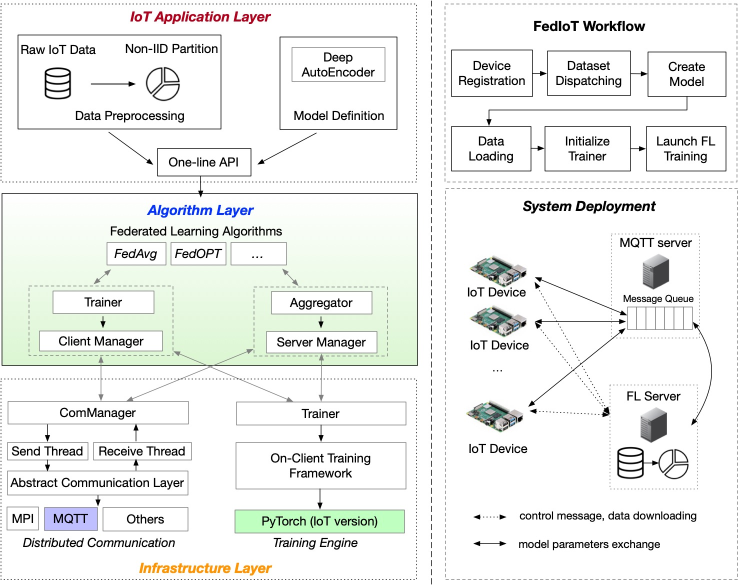
#> input picture app/fediot/anomaly_detection_for_cybersecurity/771656633637_.pic.jpg, 1476 x 1169 px (shown at 1/2 size)
$ python -i augmentations.py   (imports and definitions only)
#> lines starting #> are read from the running program, lines starting #| are printed output that depends on the picture
#> further down, picture is the input picture: shape (1169, 1476, 3); mean B, G, R 237.6, 240.1, 238.3
# YOLOv5 🚀 by Ultralytics, GPL-3.0 license
"""
Image augmentation functions
"""

import math
import random

import cv2
import numpy as np

from .general import LOGGER, check_version, colorstr, resample_segments, segment2box
from .metrics import bbox_ioa


class Albumentations:
    # YOLOv5 Albumentations class (optional, only used if package is installed)
    # [39 lines left out: functions __init__, __call__, not called in this run]


def augment_hsv(im, hgain=0.5, sgain=0.5, vgain=0.5):
    # HSV color-space augmentation
#> called with hgain = 0.5, sgain = 0.5, vgain = 0.5
    if hgain or sgain or vgain:
        r = np.random.uniform(-1, 1, 3) * [hgain, sgain, vgain] + 1  # random gains
        hue, sat, val = cv2.split(cv2.cvtColor(im, cv2.COLOR_BGR2HSV))
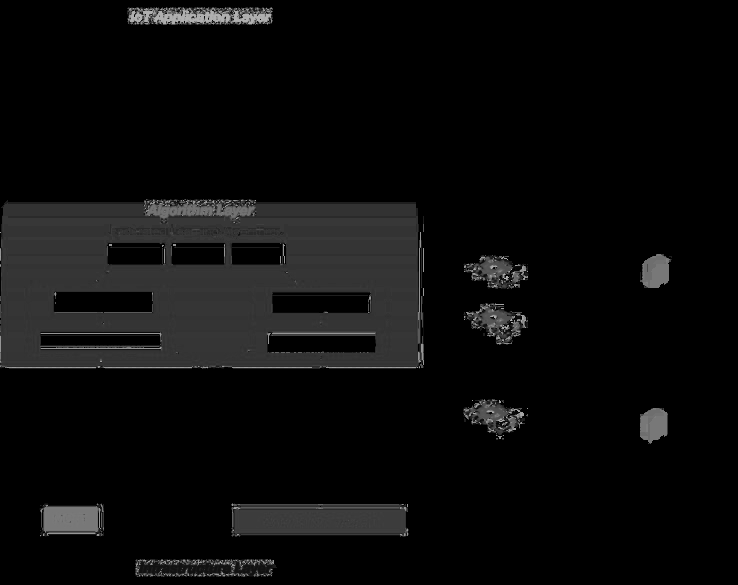
#> hue: shape (1169, 1476) (shown at 1/2 size); min 0, max 179, mean 11
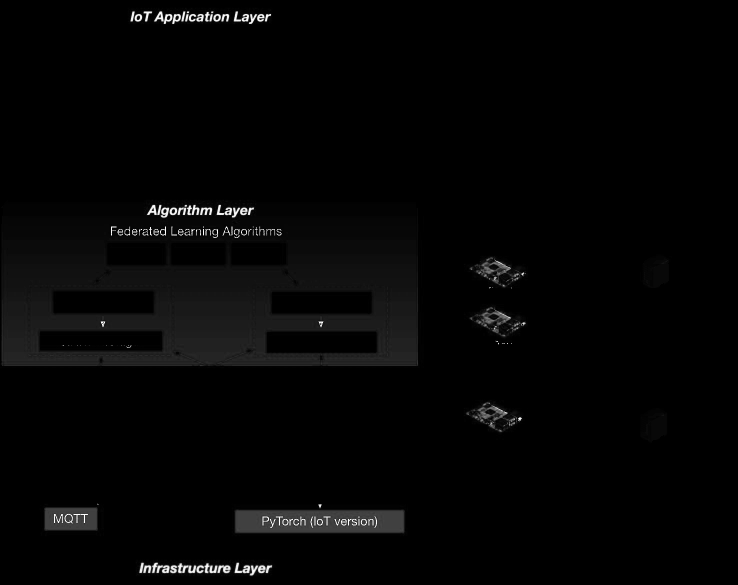
#> sat: shape (1169, 1476) (shown at 1/2 size); min 0, max 255, mean 4.7
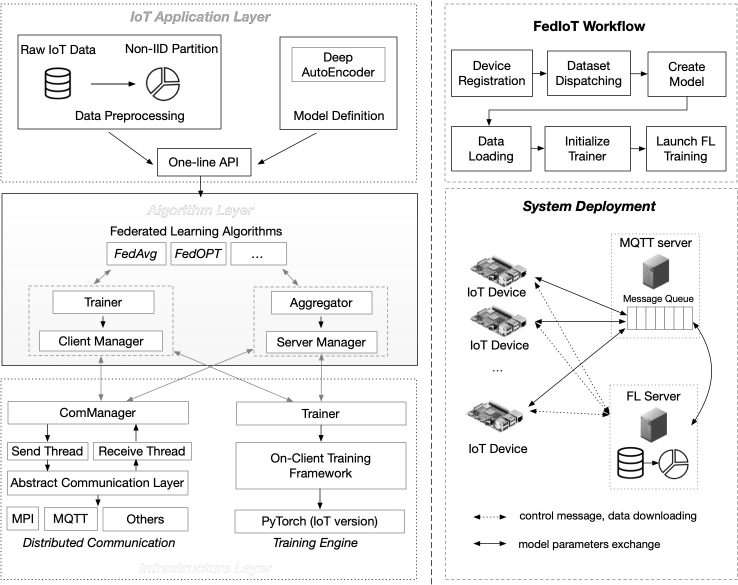
#> val: shape (1169, 1476) (shown at 1/2 size); min 0, max 255, mean 240.9
        dtype = im.dtype  # uint8

        x = np.arange(0, 256, dtype=r.dtype)
        lut_hue = ((x * r[0]) % 180).astype(dtype)
        lut_sat = np.clip(x * r[1], 0, 255).astype(dtype)
#> lut_sat = 256 values from 0 to 255
        lut_val = np.clip(x * r[2], 0, 255).astype(dtype)
#> lut_val = 256 values from 0 to 255

        im_hsv = cv2.merge(
            (cv2.LUT(hue, lut_hue), cv2.LUT(sat, lut_sat), cv2.LUT(val, lut_val))
        )
#> im_hsv: shape (1169, 1476, 3); mean H, S, V 11, 5.5, 242.6
        cv2.cvtColor(im_hsv, cv2.COLOR_HSV2BGR, dst=im)  # no return needed


# [273 lines left out: functions hist_equalize, replicate, letterbox, random_perspective, copy_paste, cutout and 2 more, not called in this run]

>>> import cv2
>>> picture = cv2.imread('../../../../../../../app/fediot/anomaly_detection_for_cybersecurity/771656633637_.pic.jpg')
>>> result = augment_hsv(picture)
